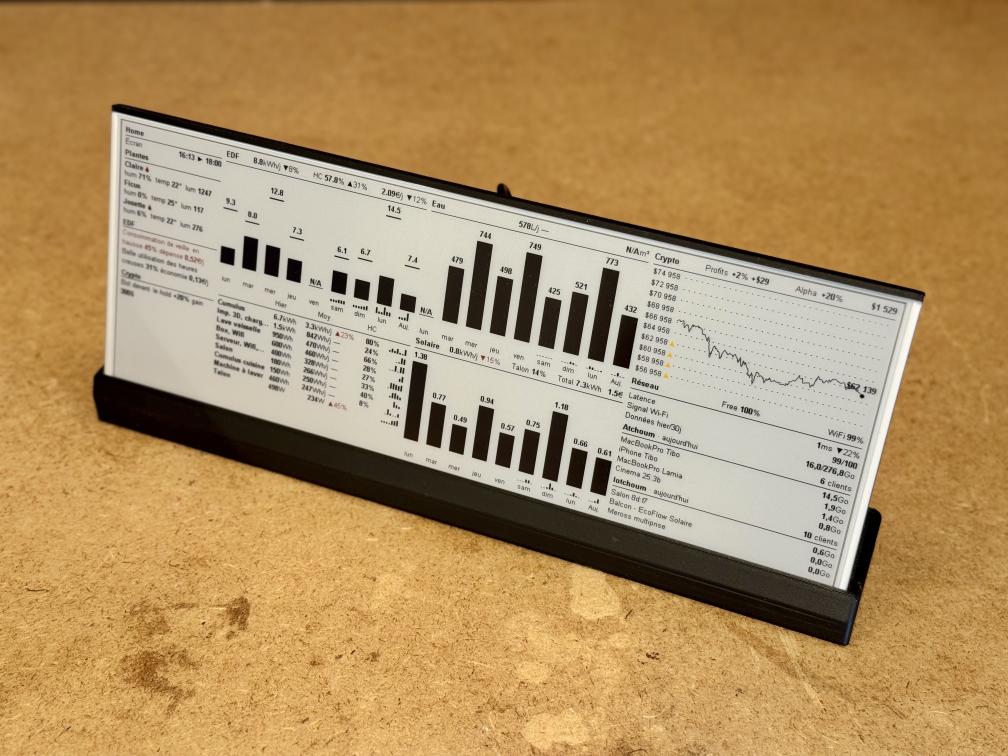
#> input picture hardware/device.jpg, 4032 x 3024 px (shown at 1/4 size)
$ python -i renderer.py   (imports and definitions only)
#> lines starting #> are read from the running program, lines starting #| are printed output that depends on the picture
"""Render dashboard to 1360×480 bitmap using Pillow (no browser needed).

The EDF consumption chart (stacked HC/HP) fills the left column; the center
column stacks the Eau chart over the solar production chart (full-black bars);
the right column stacks the Crypto panel over the UniFi "Réseau" panel.
"""
import os
import re
from functools import partial

from PIL import Image, ImageDraw, ImageFont

WIDTH = 1360
HEIGHT = 480

# Bundled Arial (co-located with the renderer) guarantees identical bitmap
# output on macOS and in Docker.
_FONTS_DIR = os.path.join(os.path.dirname(os.path.abspath(__file__)), "fonts")
FONT_PATH = os.path.join(_FONTS_DIR, "Arial.ttf")
FONT_BOLD_PATH = os.path.join(_FONTS_DIR, "Arial-Bold.ttf")

BLACK = 0
RED = (255, 0, 0)
YELLOW = (255, 255, 0)  # 4-color warning marker; always outlined in black on white

MARGIN = 2  # screen margin kept on every edge of the e-paper window
CHART_LEFT = MARGIN  # left origin; right-anchored banners use WIDTH - CHART_LEFT
CHART_TOP = MARGIN  # screen top margin
CHART_BOTTOM = MARGIN  # screen bottom margin
DIVIDER_GAP = 8  # spacing kept on each side of the mid-screen divider (not a screen margin)
BAR_WIDTH = 28
BAR_GAP = 16
STATS_FONT_SIZE = 13  # titles, values and bar figures all share the bold 13px
LABEL_FONT_SIZE = 12  # day labels, grid price labels
# No energy threshold anywhere: a chart day is N/A only when it carries no data
# at all (null/zero total — a meter gap, a day the inverter never reported).
MAX_DAYS = 9  # reference column count for the stats banner width
# The packed column width (= 380): 9 bar slots. Every stats banner, the crypto
# grid, the bottom table and the Réseau panel share it.
BANNER_W = MAX_DAYS * (BAR_WIDTH + BAR_GAP) - BAR_GAP
WARN_MARKER_W = 8  # base width of the yellow ▲ warning marker on the crypto grid
# Table under the EDF chart: a section-title header row (€/mois | Moy. | HC)
# above the separator line — same band as the Solaire title opposite — then
# a grid (name | monthly cost | avg | trend | HC% | sparkline), stacking the
# Cumulus/Lave-linge/Talon rows below. Anchored at the center-column mid-height
# split, mirroring the solar banner geometry.
BOTTOM_ROW_H = 17  # vertical pitch between table rows
BOTTOM_TEXT_GAP = 6  # first row below the separator
# Per-row 7-day sparkline, hugging the table's right edge: 7 thin black bars
# normalised to that row's own max (we read each metric's shape, not cross-row
# magnitudes). The avg+trend column right-aligns just left of this block.
SPARK_BARS = 7
SPARK_BAR_W = 3
SPARK_BAR_GAP = 2
SPARK_W = SPARK_BARS * (SPARK_BAR_W + SPARK_BAR_GAP) - SPARK_BAR_GAP  # = 33
# The sparkline column is a touch wider than the bars themselves, so the graph
# sits inside it with a small margin on each side (never flush to the table edge).
SPARK_COL_W = SPARK_W + 12  # = 45
SPARK_MAX_H = 11  # tallest bar (px), grown up from the row's text baseline
# Bottom-table column anchors as fractions of the table width: name (left),
# monthly cost (left), kWh/j (right edge), trend (left, glued to kWh/j),
# HC % (left); the sparkline owns the right edge. The columns are spread out
# except avg+trend, which read as one glued block.
BOTTOM_COL_COST = 0.30   # left edge of the €/month column
BOTTOM_COL_AVG_R = 0.60   # right edge of the "kWh/j" column (right-aligned)
BOTTOM_COL_TREND = 0.615  # left edge of the trend column (glued after kWh/j)
BOTTOM_COL_HC = 0.78     # left edge of the HC % column
# Intraday strip under each chart bar (EDF, Solaire, Eau): a bar-wide (28px)
# mini bar-graph of the day's 48 half-hour slots (mean PAPP / mean PV watts /
# litres), squeezed between the bars' baseline and the day labels. 48 slots
# resampled to 6 sparkline-style bars (4h each) — mean for powers, sum for
# litres; empty buckets leave gaps. Heights are normalised to each chart's
# fixed ceiling so the scales never move — day profiles compare to each other
# and across renders; higher peaks clip.
INTRADAY_BARS = 6  # 6 × (SPARK_BAR_W + SPARK_BAR_GAP) - SPARK_BAR_GAP = 28 = BAR_WIDTH
INTRADAY_H = 14   # tallest intraday bar (px)
INTRADAY_GAP = 4  # gap between the bars' baseline and the strip
INTRADAY_MAX_W = int(os.environ.get("INTRADAY_MAX_W", "3000"))  # W (mean PAPP) at full height
INTRADAY_SOLAR_MAX_W = int(os.environ.get("INTRADAY_SOLAR_MAX_W", "800"))  # W (mean PV) at full height
INTRADAY_WATER_MAX_L = int(os.environ.get("INTRADAY_WATER_MAX_L", "150"))  # L per 4h bucket at full height
# Divider for the right column (Crypto top / Réseau bottom): raised above the
# mid-screen so the trading grid stays compact and the Réseau panel gains client
# rows (main Wi-Fi top-5, then IoT top-7 to fill the bottom gutter).
SOLAR_HEIGHT = HEIGHT // 2 - 56
WATER_SPLIT = HEIGHT // 2  # center column split: Eau (top half) over Solaire (bottom half)

COL_GAP = 8  # écart horizontal entre les colonnes packées (Solaire/EDF, Eau, Crypto)
# Les trois colonnes (largeur de référence MAX_DAYS) sont collées au bord droit,
# l'espace libre est donc reporté tout à gauche au lieu d'être coincé entre Eau et Crypto.
PANEL_LEFT = WIDTH - CHART_LEFT - 3 * BANNER_W - 2 * COL_GAP
# = 1360 - 2 - 3*380 - 16 = 202


# [35 lines left out: functions _title_sep_y, _put_ink, _segw_ink, _put_adv, not called in this run]


def _segw_adv(draw, fonts, segments) -> float:
    """Total textlength advance width of glued segments."""
    return sum(draw.textlength(t, font=fonts[fk]) for t, fk, _ in segments)


# [17 lines left out: functions _row_adv, _spark_bars, not called in this run]


def _draw_zero_baseline(draw, cx, baseline_y):
    """The flat 1px baseline mark shared by zero-value and N/A chart days."""
    draw.line([(cx, baseline_y - 1), (cx + BAR_WIDTH - 1, baseline_y - 1)], fill=BLACK, width=1)


# [7 lines left out: function _draw_na_marker, not called in this run]


def render_dashboard(data: dict) -> Image.Image:
    img = Image.new("RGB", (WIDTH, HEIGHT), "white")
    draw = ImageDraw.Draw(img)
    draw.fontmode = "1"

    fonts = {
        "regular": ImageFont.truetype(FONT_PATH, STATS_FONT_SIZE),
        "bold": ImageFont.truetype(FONT_BOLD_PATH, STATS_FONT_SIZE),
        "label": ImageFont.truetype(FONT_PATH, LABEL_FONT_SIZE),
    }

    days = data.get("days", [])

    # Bottom table rows (name | yesterday | avg+trend): Cumulus then Lave-linge
    # (each if enabled) then Talon (core Linky, always shown). It sits directly
    # under the EDF chart, at the center-column mid-height split.
    bottom_rows = _build_bottom_rows(data)

    # Right column (Crypto / Réseau) keeps its own divider, a bit above mid-screen.
    split = SOLAR_HEIGHT
    # Center column (Eau / Solaire) splits at exactly mid-height.
    center_left = PANEL_LEFT + BANNER_W + COL_GAP

    # EDF consumption chart in the left column, its baseline aligned with the
    # Eau chart's to its right (region bottom = WATER_SPLIT + the top-chart
    # bottom pad). The bottom table opens its own section below, with a title
    # row + separator mirroring the Solaire banner opposite.
    _draw_chart(draw, fonts, days, data.get("stats", {}),
                region_top=0, region_height=WATER_SPLIT + DIVIDER_GAP,
                mode="consumption")

    # Solar production chart in the bottom half of the center column, under the
    # Eau chart — full-black single bars. Sits right at the mid-height split (the
    # chart adds its own small top inset) so the gap to the Eau chart stays tight.
    production_days = data.get("production_days", [])
    if production_days:
        _draw_chart(draw, fonts, production_days, data.get("production_stats", {}),
                    region_top=WATER_SPLIT,
                    region_height=HEIGHT - CHART_BOTTOM - WATER_SPLIT,
                    mode="production", region_left=center_left)

    # Crypto title-style banner in the empty top-right space (aligned with the
    # solar title); the bottom table sits below the EDF chart, full chart width.
    crypto = data.get("crypto")
    crypto_bottom = 0
    if crypto:
        crypto_bottom = _draw_crypto_banner(draw, fonts, crypto, 0)

    # Grid snapshot chart under the Crypto title (top-right quadrant), down to
    # the gap above the chart divider. Drawn black & white.
    crypto_grid = data.get("crypto_grid")
    if crypto_grid:
        _draw_crypto_grid(draw, fonts, crypto_grid,
                          region_top=(crypto_bottom or 12) - 2,
                          region_bottom=split - DIVIDER_GAP)

    # Water consumption chart in the top half of the center column, above the
    # Solar chart — its own stats banner + daily-litres bars. Sits in its own
    # column so it never overlaps Crypto.
    water_days = data.get("water_days")
    if water_days:
        _draw_water_chart(draw, fonts, water_days, data.get("water_stats", {}),
                          region_top=0, region_bottom=WATER_SPLIT)

    if bottom_rows:
        _draw_bottom_table(draw, fonts, bottom_rows, WATER_SPLIT)

    # "Home" panel in the empty top-left gutter (left of the packed columns):
    # a title banner over the last/next refresh times, then the "Plantes" panel
    # (when any soil sensor is configured) and the "Alertes" panel stacked below
    # it, in that order (same gutter, Home → Plantes → Alertes).
    home = data.get("home")
    if home:
        home_bottom = _draw_home_panel(draw, fonts, home, data.get("talon"), region_top=0)
        top = home_bottom + 5
        plants = data.get("plants")
        if plants:
            top = _draw_plants_panel(draw, fonts, plants, region_top=top) + 5
        _draw_alerts_panel(draw, fonts, data.get("alert_board") or [], region_top=top)

    # UniFi "Réseau" panel in the empty bottom-right column, directly under the
    # crypto grid (same right column), down to the screen bottom.
    unifi = data.get("unifi")
    if unifi:
        _draw_unifi_panel(draw, fonts, unifi,
                          region_top=split + 2,
                          region_bottom=HEIGHT - CHART_BOTTOM)

    return img


# [35 lines left out: functions _draw_right_banner, _draw_crypto_banner, _dashed_h_line, not called in this run]


def _grid_label(price: float) -> str:
    """Price with a $ prefix and plain-space thousands separator (Arial-safe)."""
    return f"${price:,.0f}".replace(",", chr(32))


# [247 lines left out: functions _clip_to_band, _draw_crypto_grid, _draw_water_chart, not called in this run]


def _short_name(name: str, limit: int = 15) -> str:
    name = (name or "").strip()
    return name if len(name) <= limit else name[: limit - 1] + "…"


# [724 lines left out: functions _fit_text, _build_bottom_rows, _draw_bottom_table, _draw_home_panel, _draw_water_drop, _draw_battery and 11 more, not called in this run]

>>> import cv2
>>> picture = cv2.imread('../../../hardware/device.jpg', cv2.IMREAD_GRAYSCALE)
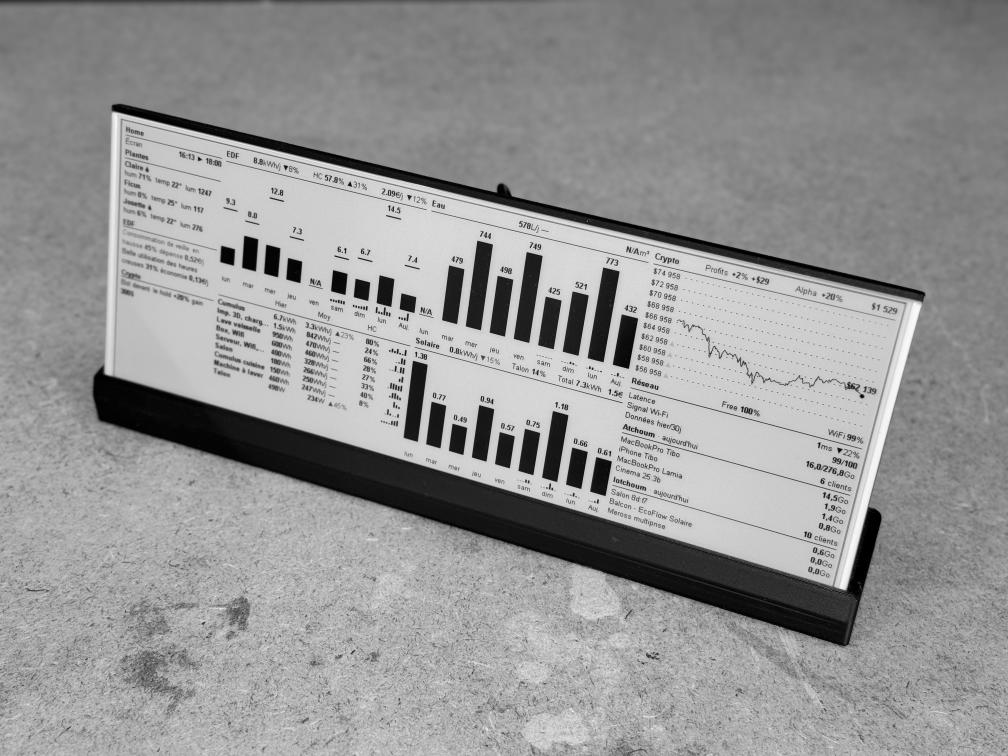
#> picture: shape (3024, 4032) (shown at 1/4 size); min 0, max 255, mean 149.6
>>> result = render_dashboard(picture)
#> in render_dashboard, `img = Image.new("RGB", (WIDTH, HEIGHT), "white")`: img: PIL image 1360x480 RGB; every value is 255
#> (the run stopped early here; a loop or call above may not have finished)
